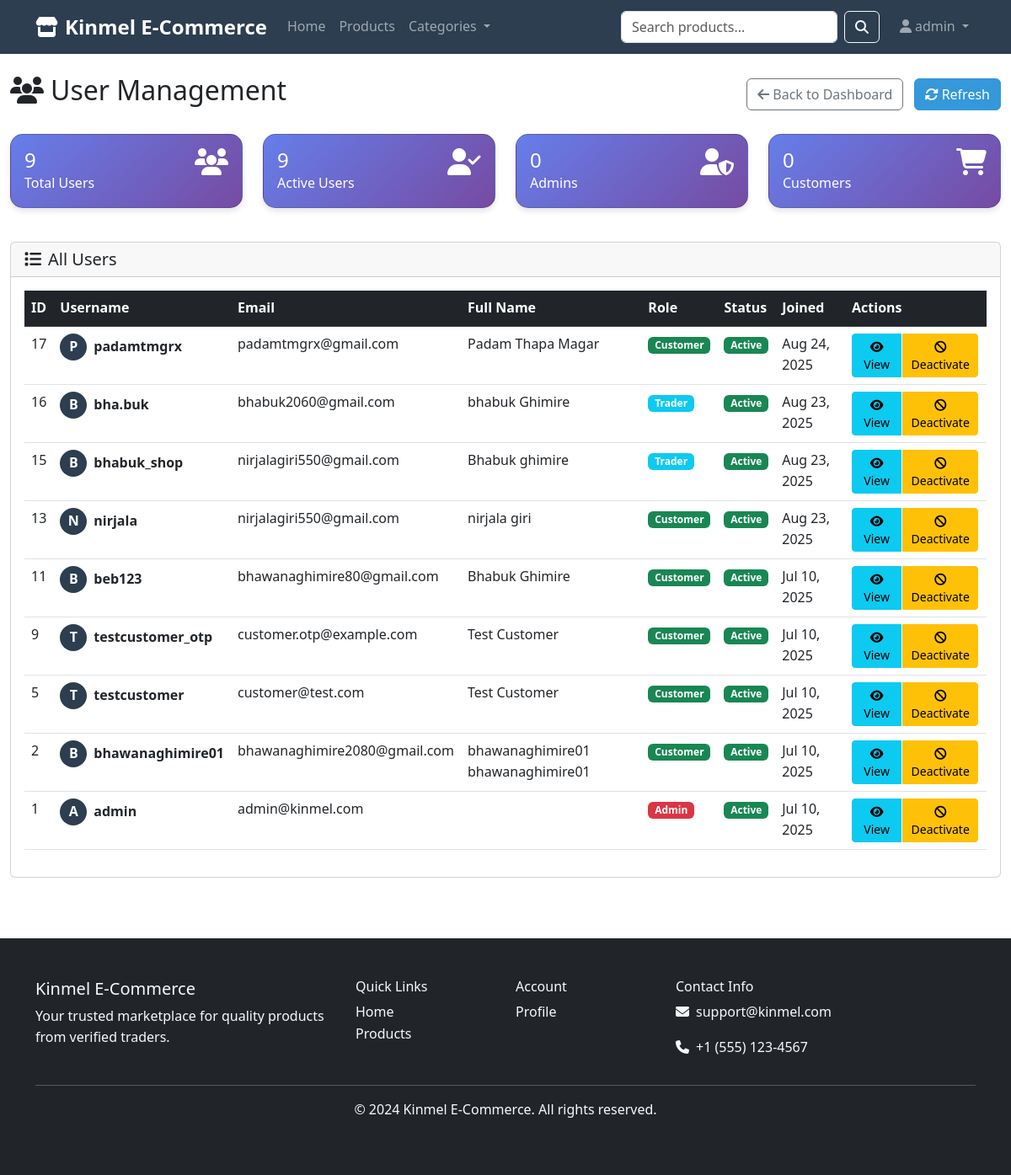
/adminpanel/users/ (signed in), run on the app's committed database.
### OneDrive/Desktop/Kinmel_Eccomerce_APP/users/models.py (models this page shows, shortened)
class User(AbstractUser):
    ROLE_CHOICES = [
        ('admin', 'Admin'),
        ('trader', 'Trader'),
        ('customer', 'Customer'),
    ]
    role = models.CharField(max_length=10, choices=ROLE_CHOICES, default='customer')
    phone_number = models.CharField(
        max_length=15,
        validators=[RegexValidator(regex=r'^\+?1?\d{9,15}$', message="Phone number must be entered in the format: '+999999999'. Up to 15 digits allowed.")],
        blank=True,
        null=True
    )
    date_of_birth = models.DateField(blank=True, null=True)
    address = models.TextField(blank=True, null=True)
    is_approved = models.BooleanField(default=True)  # For trader approval
    created_at = models.DateTimeField(auto_now_add=True)
    updated_at = models.DateTimeField(auto_now=True)
    @property
    def is_admin(self):
        return self.role == 'admin'
    @property
    def is_trader(self):
        return self.role == 'trader'
    @property
    def is_customer(self):
        return self.role == 'customer'

### OneDrive/Desktop/Kinmel_Eccomerce_APP/adminpanel/views.py (the view)
# urls.py: path('users/', views.user_management, name='user_management'),
@login_required
def user_management(request):
    if not request.user.is_admin:
        messages.error(request, 'Access denied.')
        return redirect('shops:home')
    users = User.objects.all().order_by('-date_joined')
    return render(request, 'adminpanel/user_management.html', {'users': users})

### OneDrive/Desktop/Kinmel_Eccomerce_APP/templates/adminpanel/user_management.html (shortened to what this page needs)
{% extends 'base.html' %}
{% load static %}
{% block content %}
<div class="container-fluid py-4">
    <div class="row mb-4">
        <div class="col-12">
            <div class="d-flex justify-content-between align-items-center">
                <h2><i class="fas fa-users me-2"></i>User Management</h2>
                <div>
                    <a href="{% url 'adminpanel:dashboard' %}" class="btn btn-outline-secondary">
                        <i class="fas fa-arrow-left me-1"></i>Back to Dashboard
                    </a>
                    <button class="btn btn-primary ms-2" onclick="refreshPage()">
                        <i class="fas fa-sync-alt me-1"></i>Refresh
                    </button>
                </div>
            </div>
        </div>
    </div>
    <div class="row mb-4">
        <div class="col-xl-3 col-md-6 mb-3">
            <div class="card stat-card bg-primary text-white h-100">
                <div class="card-body">
                    <div class="d-flex justify-content-between">
                        <div>
                            <h4 class="mb-0">{{ users.count }}</h4>
                            <p class="mb-0">Total Users</p>
                        </div>
                        <i class="fas fa-users fa-2x"></i>
                    </div>
                </div>
            </div>
        </div>
        <div class="col-xl-3 col-md-6 mb-3">
            <div class="card stat-card bg-success text-white h-100">
                <div class="card-body">
                    <div class="d-flex justify-content-between">
                        <div>
                            <h4 class="mb-0">{{ users|length }}</h4>
                            <p class="mb-0">Active Users</p>
                        </div>
                        <i class="fas fa-user-check fa-2x"></i>
                    </div>
                </div>
            </div>
        </div>
        <div class="col-xl-3 col-md-6 mb-3">
            <div class="card stat-card bg-info text-white h-100">
                <div class="card-body">
                    <div class="d-flex justify-content-between">
                        <div>
                            <h4 class="mb-0">0</h4>
                            <p class="mb-0">Admins</p>
                        </div>
                        <i class="fas fa-user-shield fa-2x"></i>
                    </div>
                </div>
            </div>
        </div>
        <div class="col-xl-3 col-md-6 mb-3">
            <div class="card stat-card bg-warning text-white h-100">
                <div class="card-body">
                    <div class="d-flex justify-content-between">
                        <div>
                            <h4 class="mb-0">0</h4>
                            <p class="mb-0">Customers</p>
                        </div>
                        <i class="fas fa-shopping-cart fa-2x"></i>
                    </div>
                </div>
            </div>
        </div>
    </div>
    <div class="row">
        <div class="col-12">
            <div class="card">
                <div class="card-header">
                    <h5 class="mb-0"><i class="fas fa-list me-2"></i>All Users</h5>
                </div>
                <div class="card-body">
                    {% if users %}
                        <div class="table-responsive">
                            <table class="table table-hover">
                                <thead class="table-dark">
                                    <tr>
                                        <th>ID</th>
                                        <th>Username</th>
                                        <th>Email</th>
                                        <th>Full Name</th>
                                        <th>Role</th>
                                        <th>Status</th>
                                        <th>Joined</th>
                                        <th>Actions</th>
                                    </tr>
                                </thead>
                                <tbody>
                                    {% for user in users %}
                                    <tr>
                                        <td>{{ user.id }}</td>
                                        <td>
                                            <div class="d-flex align-items-center">
                                                <div class="avatar-sm me-2">
                                                    {% if user.profile_picture %}
                                                        <img src="{{ user.profile_picture.url }}" class="rounded-circle" width="32" height="32">
                                                    {% else %}
                                                        <div class="bg-primary rounded-circle d-flex align-items-center justify-content-center" style="width: 32px; height: 32px;">
                                                            <span class="text-white fw-bold">{{ user.username|first|upper }}</span>
                                                        </div>
                                                    {% endif %}
                                                </div>
                                                <strong>{{ user.username }}</strong>
                                            </div>
                                        </td>
                                        <td>{{ user.email }}</td>
                                        <td>{{ user.first_name }} {{ user.last_name }}</td>
                                        <td>
                                            {% if user.role == 'admin' %}
                                                <span class="badge bg-danger">Admin</span>
                                            {% elif user.role == 'trader' %}
                                                <span class="badge bg-info">Trader</span>
                                            {% elif user.role == 'customer' %}
                                                <span class="badge bg-success">Customer</span>
                                            {% else %}
                                                <span class="badge bg-secondary">Unknown</span>
                                            {% endif %}
                                        </td>
                                        <td>
                                            {% if user.is_active %}
                                                <span class="badge bg-success">Active</span>
                                            {% else %}
                                                <span class="badge bg-warning">Inactive</span>
                                            {% endif %}
                                        </td>
                                        <td>{{ user.date_joined|date:"M d, Y" }}</td>
                                        <td>
                                            <div class="btn-group" role="group">
                                                <button class="btn btn-sm btn-info" onclick="viewUserDetails({{ user.id }})">
                                                    <i class="fas fa-eye"></i> View
                                                </button>
                                                {% if user.is_active %}
                                                    <button class="btn btn-sm btn-warning" onclick="deactivateUser({{ user.id }})">
                                                        <i class="fas fa-ban"></i> Deactivate
                                                    </button>
                                                {% else %}
                                                    <button class="btn btn-sm btn-success" onclick="activateUser({{ user.id }})">
                                                        <i class="fas fa-check"></i> Activate
                                                    </button>
                                                {% endif %}
                                            </div>
                                        </td>
                                    </tr>
                                    {% endfor %}
                                </tbody>
                            </table>
                        </div>
                    {% else %}
                        <div class="text-center py-5">
                            <i class="fas fa-users fa-3x text-muted mb-3"></i>
                            <h5 class="text-muted">No users found</h5>
                            <p class="text-muted">No users have been registered yet.</p>
                        </div>
                    {% endif %}
                </div>
            </div>
        </div>
    </div>
</div>
{% endblock %}

### OneDrive/Desktop/Kinmel_Eccomerce_APP/templates/base.html (shortened to what this page needs)
<!DOCTYPE html>
<html lang="en">
<head>
    <link href="https://cdn.jsdelivr.net/npm/bootstrap@5.3.0/dist/css/bootstrap.min.css" rel="stylesheet">
    <link rel="stylesheet" href="https://cdnjs.cloudflare.com/ajax/libs/font-awesome/6.4.0/css/all.min.css">
    <link rel="stylesheet" href="{% load static %}{% static 'css/style.css' %}">
</head>
<body>
    <nav class="navbar navbar-expand-lg navbar-dark bg-primary">
        <div class="container">
            <a class="navbar-brand fw-bold" href="{% url 'shops:home' %}">
                <i class="fas fa-store me-2"></i>Kinmel E-Commerce
            </a>
            <div class="collapse navbar-collapse" id="navbarNav">
                <ul class="navbar-nav me-auto">
                    <li class="nav-item">
                        <a class="nav-link" href="{% url 'shops:home' %}">Home</a>
                    </li>
                    <li class="nav-item">
                        <a class="nav-link" href="{% url 'shops:product_list' %}">Products</a>
                    </li>
                    <li class="nav-item dropdown">
                        <a class="nav-link dropdown-toggle" href="#" role="button" data-bs-toggle="dropdown">
                            Categories
                        </a>
                    </li>
                </ul>
                <form class="d-flex me-3" method="GET" action="{% url 'shops:product_list' %}">
                    <input class="form-control me-2" type="search" name="query" placeholder="Search products..." value="{{ request.GET.query }}">
                    <button class="btn btn-outline-light" type="submit">
                        <i class="fas fa-search"></i>
                    </button>
                </form>
                <ul class="navbar-nav">
                    {% if user.is_authenticated %}
                        <li class="nav-item dropdown">
                            <a class="nav-link dropdown-toggle" href="#" role="button" data-bs-toggle="dropdown">
                                <i class="fas fa-user me-1"></i>{{ user.username }}
                            </a>
                        </li>
                    {% endif %}
                </ul>
            </div>
        </div>
    </nav>
    <main>
        {% block content %}{% endblock %}
    </main>
    <footer class="bg-dark text-light py-5 mt-5">
        <div class="container">
            <div class="row">
                <div class="col-md-4">
                    <h5>Kinmel E-Commerce</h5>
                    <p>Your trusted marketplace for quality products from verified traders.</p>
                </div>
                <div class="col-md-2">
                    <h6>Quick Links</h6>
                    <ul class="list-unstyled">
                        <li><a href="{% url 'shops:home' %}" class="text-light text-decoration-none">Home</a></li>
                        <li><a href="{% url 'shops:product_list' %}" class="text-light text-decoration-none">Products</a></li>
                    </ul>
                </div>
                <div class="col-md-2">
                    <h6>Account</h6>
                    <ul class="list-unstyled">
                        {% if user.is_authenticated %}
                        <li><a href="{% url 'users:profile' %}" class="text-light text-decoration-none">Profile</a></li>
                        {% else %}
                        <li><a href="{% url 'users:register_customer' %}" class="text-light text-decoration-none">Register</a></li>
                        <li><a href="{% url 'users:login' %}" class="text-light text-decoration-none">Login</a></li>
                        {% endif %}
                    </ul>
                </div>
                <div class="col-md-4">
                    <h6>Contact Info</h6>
                    <p><i class="fas fa-envelope me-2"></i>support@kinmel.com</p>
                    <p><i class="fas fa-phone me-2"></i>+1 (555) 123-4567</p>
                </div>
            </div>
            <hr>
            <div class="text-center">
                <p>&copy; 2024 Kinmel E-Commerce. All rights reserved.</p>
            </div>
        </div>
    </footer>
</body>
</html>

### OneDrive/Desktop/Kinmel_Eccomerce_APP/static/css/style.css (style rules this page uses)
body { font-family: 'Segoe UI', Tahoma, Geneva, Verdana, sans-serif; line-height: 1.6; }
.bg-primary { background-color: #2c3e50 !important; }
.btn-primary { background-color: #3498db; border-color: #3498db; }
.navbar-brand { font-size: 1.5rem; }
.navbar-nav .nav-link { font-weight: 500; }
.stat-card { background: linear-gradient(135deg, #667eea 0%, #764ba2 100%); color: white; border-radius: 15px; }

### OneDrive/Desktop/Kinmel_Eccomerce_APP/templates/adminpanel/user_management.html (style rules this page uses)
.stat-card { border-radius: 15px; box-shadow: 0 4px 6px rgba(0, 0, 0, 0.1); transition: transform 0.2s; }
.table th { border-top: none; font-weight: 600; }
.btn-group .btn { margin-right: 2px; }

### data on the page
User: username "admin", id "1", username|first "A", email "admin@kinmel.com", role "Admin", is_active "Active", date_joined "Jul 10, 2025"
User: id "17", username|first "P", username "padamtmgrx", email "padamtmgrx@gmail.com", first_name "Padam", last_name "Thapa Magar", role "Customer", is_active "Active", date_joined "Aug 24, 2025"
User: id "16", username|first "B", username "bha.buk", email "bhabuk2060@gmail.com", first_name "bhabuk", last_name "Ghimire", role "Trader", is_active "Active", date_joined "Aug 23, 2025"
User: id "15", username|first "B", username "bhabuk_shop", email "nirjalagiri550@gmail.com", first_name "Bhabuk", last_name "ghimire", role "Trader", is_active "Active", date_joined "Aug 23, 2025"
User: id "13", username|first "N", username "nirjala", email "nirjalagiri550@gmail.com", first_name "nirjala", last_name "giri", role "Customer", is_active "Active", date_joined "Aug 23, 2025"
User: id "11", username|first "B", username "beb123", email "bhawanaghimire80@gmail.com", first_name "Bhabuk", last_name "Ghimire", role "Customer", is_active "Active", date_joined "Jul 10, 2025"
User: id "9", username|first "T", username "testcustomer_otp", email "customer.otp@example.com", first_name "Test", last_name "Customer", role "Customer", is_active "Active", date_joined "Jul 10, 2025"
User: id "5", username|first "T", username "testcustomer", email "customer@test.com", first_name "Test", last_name "Customer", role "Customer", is_active "Active", date_joined "Jul 10, 2025"
User: id "2", username|first "B", username "bhawanaghimire01", email "bhawanaghimire2080@gmail.com", first_name "bhawanaghimire01", last_name "bhawanaghimire01", role "Customer", is_active "Active", date_joined "Jul 10, 2025"

### other printed values
{{ users.count }} "9"
{{ users|length }} "9"
